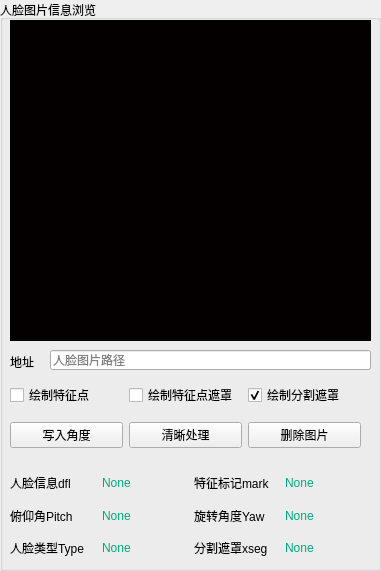
     <widget class="QGroupBox" name="groupBox_4">
      <property name="geometry">
       <rect>
        <x>1030</x>
        <y>20</y>
        <width>381</width>
        <height>571</height>
       </rect>
      </property>
      <property name="title">
       <string>人脸图片信息浏览</string>
      </property>
      <widget class="QLabel" name="FacePreviewLabel">
       <property name="geometry">
        <rect>
         <x>10</x>
         <y>20</y>
         <width>361</width>
         <height>321</height>
        </rect>
       </property>
       <property name="minimumSize">
        <size>
         <width>128</width>
         <height>128</height>
        </size>
       </property>
       <property name="maximumSize">
        <size>
         <width>640</width>
         <height>640</height>
        </size>
       </property>
       <property name="styleSheet">
        <string notr="true">background-color: rgb(5, 0, 0);</string>
       </property>
       <property name="text">
        <string/>
       </property>
       <property name="alignment">
        <set>Qt::AlignCenter</set>
       </property>
      </widget>
      <widget class="QLabel" name="label_79">
       <property name="geometry">
        <rect>
         <x>10</x>
         <y>350</y>
         <width>31</width>
         <height>23</height>
        </rect>
       </property>
       <property name="text">
        <string>地址</string>
       </property>
      </widget>
      <widget class="QWidget" name="horizontalLayoutWidget_3">
       <property name="geometry">
        <rect>
         <x>10</x>
         <y>380</y>
         <width>351</width>
         <height>31</height>
        </rect>
       </property>
       <layout class="QHBoxLayout" name="horizontalLayout_3">
        <item>
         <widget class="QCheckBox" name="checkBoxShowLandmarks">
          <property name="text">
           <string>绘制特征点</string>
          </property>
          <property name="checked">
           <bool>false</bool>
          </property>
         </widget>
        </item>
        <item>
         <widget class="QCheckBox" name="checkBoxShowHullMask">
          <property name="text">
           <string>绘制特征点遮罩</string>
          </property>
          <property name="checked">
           <bool>false</bool>
          </property>
         </widget>
        </item>
        <item>
         <widget class="QCheckBox" name="checkBoxShowSegMask">
          <property name="text">
           <string>绘制分割遮罩</string>
          </property>
          <property name="checked">
           <bool>true</bool>
          </property>
         </widget>
        </item>
       </layout>
      </widget>
      <widget class="QLineEdit" name="LineEditImagePath">
       <property name="geometry">
        <rect>
         <x>50</x>
         <y>350</y>
         <width>321</width>
         <height>20</height>
        </rect>
       </property>
       <property name="text">
        <string/>
       </property>
       <property name="placeholderText">
        <string>人脸图片路径</string>
       </property>
      </widget>
      <widget class="QWidget" name="gridLayoutWidget_6">
       <property name="geometry">
        <rect>
         <x>10</x>
         <y>470</y>
         <width>361</width>
         <height>91</height>
        </rect>
       </property>
       <layout class="QGridLayout" name="gridLayout">
        <item row="2" column="1">
         <widget class="QLabel" name="label_face_type">
          <property name="styleSheet">
           <string notr="true">color: rgb(0, 170, 127);</string>
          </property>
          <property name="text">
           <string>None</string>
          </property>
         </widget>
        </item>
        <item row="1" column="3">
         <widget class="QLabel" name="label_yaw">
          <property name="styleSheet">
           <string notr="true">color: rgb(0, 170, 127);</string>
          </property>
          <property name="text">
           <string>None</string>
          </property>
         </widget>
        </item>
        <item row="0" column="2">
         <widget class="QLabel" name="label_80">
          <property name="text">
           <string>特征标记mark</string>
          </property>
         </widget>
        </item>
        <item row="0" column="0">
         <widget class="QLabel" name="label_81">
          <property name="text">
           <string>人脸信息dfl</string>
          </property>
         </widget>
        </item>
        <item row="2" column="2">
         <widget class="QLabel" name="label_77">
          <property name="text">
           <string>分割遮罩xseg</string>
          </property>
         </widget>
        </item>
        <item row="0" column="3">
         <widget class="QLabel" name="label_landmark">
          <property name="styleSheet">
           <string notr="true">color: rgb(0, 170, 127);</string>
          </property>
          <property name="text">
           <string>None</string>
          </property>
         </widget>
        </item>
        <item row="1" column="2">
         <widget class="QLabel" name="label_76">
          <property name="text">
           <string>旋转角度Yaw</string>
          </property>
         </widget>
        </item>
        <item row="0" column="1">
         <widget class="QLabel" name="label_dfl">
          <property name="styleSheet">
           <string notr="true">color: rgb(0, 170, 127);</string>
          </property>
          <property name="text">
           <string>None</string>
          </property>
         </widget>
        </item>
        <item row="2" column="3">
         <widget class="QLabel" name="label_xseg">
          <property name="styleSheet">
           <string notr="true">color: rgb(0, 170, 127);</string>
          </property>
          <property name="text">
           <string>None</string>
          </property>
         </widget>
        </item>
        <item row="1" column="1">
         <widget class="QLabel" name="label_pitch">
          <property name="styleSheet">
           <string notr="true">color: rgb(0, 170, 127);</string>
          </property>
          <property name="text">
           <string>None</string>
          </property>
         </widget>
        </item>
        <item row="1" column="0">
         <widget class="QLabel" name="label_74">
          <property name="text">
           <string>俯仰角Pitch</string>
          </property>
         </widget>
        </item>
        <item row="2" column="0">
         <widget class="QLabel" name="label_78">
          <property name="text">
           <string>人脸类型Type</string>
          </property>
         </widget>
        </item>
       </layout>
      </widget>
      <widget class="QWidget" name="horizontalLayoutWidget_5">
       <property name="geometry">
        <rect>
         <x>10</x>
         <y>420</y>
         <width>351</width>
         <height>31</height>
        </rect>
       </property>
       <layout class="QHBoxLayout" name="horizontalLayout_5">
        <item>
         <widget class="QPushButton" name="btnWriteFaceAngles">
          <property name="text">
           <string>写入角度</string>
          </property>
         </widget>
        </item>
        <item>
         <widget class="QPushButton" name="btnSuperResolutionSingle">
          <property name="text">
           <string>清晰处理</string>
          </property>
         </widget>
        </item>
        <item>
         <widget class="QPushButton" name="btnSuperResolutionSingle_2">
          <property name="text">
           <string>删除图片</string>
          </property>
         </widget>
        </item>
       </layout>
      </widget>
     </widget>
